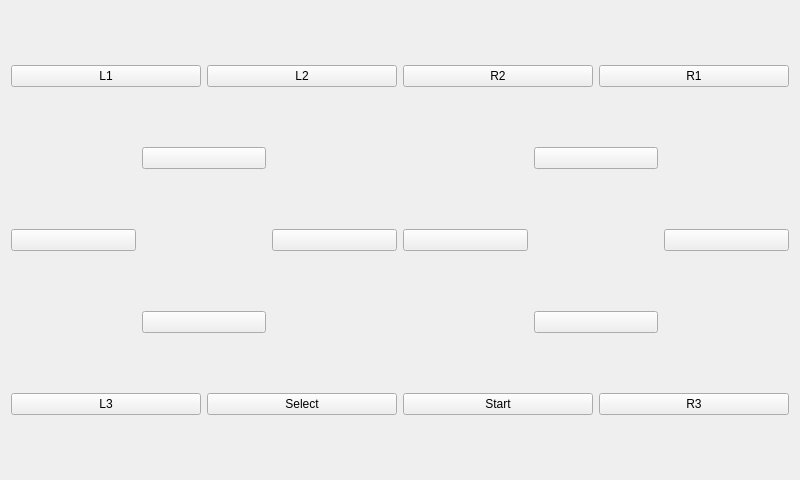
<?xml version="1.0" encoding="UTF-8"?>
<ui version="4.0">
 <class>PIRPlaystationForm</class>
 <widget class="QWidget" name="PIRPlaystationForm">
  <property name="geometry">
   <rect>
    <x>0</x>
    <y>0</y>
    <width>800</width>
    <height>480</height>
   </rect>
  </property>
  <property name="windowTitle">
   <string>Form</string>
  </property>
  <layout class="QGridLayout" name="gridLayout">
   <item row="7" column="0" colspan="6">
    <layout class="QHBoxLayout" name="horizontalLayout_2">
     <item>
      <widget class="QPushButton" name="l3Button">
       <property name="text">
        <string>L3</string>
       </property>
      </widget>
     </item>
     <item>
      <widget class="QPushButton" name="selectButton">
       <property name="text">
        <string>Select</string>
       </property>
      </widget>
     </item>
     <item>
      <widget class="QPushButton" name="startButton">
       <property name="text">
        <string>Start</string>
       </property>
      </widget>
     </item>
     <item>
      <widget class="QPushButton" name="r3Button">
       <property name="text">
        <string>R3</string>
       </property>
      </widget>
     </item>
    </layout>
   </item>
   <item row="4" column="0">
    <widget class="QPushButton" name="leftButton">
     <property name="text">
      <string/>
     </property>
     <property name="icon">
      <iconset resource="../PierogiResources.qrc">
       <normaloff>:/icons/br_prev_icon&amp;48.png</normaloff>:/icons/br_prev_icon&amp;48.png</iconset>
     </property>
     <property name="iconSize">
      <size>
       <width>48</width>
       <height>48</height>
      </size>
     </property>
    </widget>
   </item>
   <item row="3" column="1">
    <widget class="QPushButton" name="upButton">
     <property name="text">
      <string/>
     </property>
     <property name="icon">
      <iconset resource="../PierogiResources.qrc">
       <normaloff>:/icons/br_up_icon&amp;48.png</normaloff>:/icons/br_up_icon&amp;48.png</iconset>
     </property>
     <property name="iconSize">
      <size>
       <width>64</width>
       <height>64</height>
      </size>
     </property>
    </widget>
   </item>
   <item row="6" column="1">
    <widget class="QPushButton" name="downButton">
     <property name="text">
      <string/>
     </property>
     <property name="icon">
      <iconset resource="../PierogiResources.qrc">
       <normaloff>:/icons/br_down_icon&amp;48.png</normaloff>:/icons/br_down_icon&amp;48.png</iconset>
     </property>
     <property name="iconSize">
      <size>
       <width>64</width>
       <height>64</height>
      </size>
     </property>
    </widget>
   </item>
   <item row="4" column="2">
    <widget class="QPushButton" name="rightButton">
     <property name="text">
      <string/>
     </property>
     <property name="icon">
      <iconset resource="../PierogiResources.qrc">
       <normaloff>:/icons/br_next_icon&amp;48.png</normaloff>:/icons/br_next_icon&amp;48.png</iconset>
     </property>
     <property name="iconSize">
      <size>
       <width>48</width>
       <height>48</height>
      </size>
     </property>
    </widget>
   </item>
   <item row="0" column="0" colspan="6">
    <layout class="QHBoxLayout" name="horizontalLayout">
     <item>
      <widget class="QPushButton" name="l1Button">
       <property name="text">
        <string>L1</string>
       </property>
      </widget>
     </item>
     <item>
      <widget class="QPushButton" name="l2Button">
       <property name="text">
        <string>L2</string>
       </property>
      </widget>
     </item>
     <item>
      <widget class="QPushButton" name="r2Button">
       <property name="text">
        <string>R2</string>
       </property>
      </widget>
     </item>
     <item>
      <widget class="QPushButton" name="r1Button">
       <property name="text">
        <string>R1</string>
       </property>
      </widget>
     </item>
    </layout>
   </item>
   <item row="4" column="3">
    <widget class="QPushButton" name="squareButton">
     <property name="icon">
      <iconset resource="../PierogiResources.qrc">
       <normaloff>:/icons/PSSquare.png</normaloff>:/icons/PSSquare.png</iconset>
     </property>
     <property name="iconSize">
      <size>
       <width>48</width>
       <height>48</height>
      </size>
     </property>
    </widget>
   </item>
   <item row="3" column="4">
    <widget class="QPushButton" name="triangleButton">
     <property name="icon">
      <iconset resource="../PierogiResources.qrc">
       <normaloff>:/icons/PSTriangle.png</normaloff>:/icons/PSTriangle.png</iconset>
     </property>
     <property name="iconSize">
      <size>
       <width>48</width>
       <height>48</height>
      </size>
     </property>
    </widget>
   </item>
   <item row="6" column="4">
    <widget class="QPushButton" name="crossButton">
     <property name="text">
      <string/>
     </property>
     <property name="icon">
      <iconset resource="../PierogiResources.qrc">
       <normaloff>:/icons/PSCross.png</normaloff>:/icons/PSCross.png</iconset>
     </property>
     <property name="iconSize">
      <size>
       <width>48</width>
       <height>48</height>
      </size>
     </property>
    </widget>
   </item>
   <item row="4" column="5">
    <widget class="QPushButton" name="circleButton">
     <property name="text">
      <string/>
     </property>
     <property name="icon">
      <iconset resource="../PierogiResources.qrc">
       <normaloff>:/icons/PSCircle.png</normaloff>:/icons/PSCircle.png</iconset>
     </property>
     <property name="iconSize">
      <size>
       <width>48</width>
       <height>48</height>
      </size>
     </property>
    </widget>
   </item>
  </layout>
 </widget>
 <resources>
  <include location="../PierogiResources.qrc"/>
 </resources>
 <connections>
  <connection>
   <sender>PIRPlaystationForm</sender>
   <signal>selectEnabled(bool)</signal>
   <receiver>selectButton</receiver>
   <slot>setEnabled(bool)</slot>
   <hints>
    <hint type="sourcelabel">
     <x>399</x>
     <y>239</y>
    </hint>
    <hint type="destinationlabel">
     <x>302</x>
     <y>423</y>
    </hint>
   </hints>
  </connection>
  <connection>
   <sender>PIRPlaystationForm</sender>
   <signal>startEnabled(bool)</signal>
   <receiver>startButton</receiver>
   <slot>setEnabled(bool)</slot>
   <hints>
    <hint type="sourcelabel">
     <x>399</x>
     <y>239</y>
    </hint>
    <hint type="destinationlabel">
     <x>497</x>
     <y>423</y>
    </hint>
   </hints>
  </connection>
  <connection>
   <sender>PIRPlaystationForm</sender>
   <signal>l1Enabled(bool)</signal>
   <receiver>l1Button</receiver>
   <slot>setEnabled(bool)</slot>
   <hints>
    <hint type="sourcelabel">
     <x>399</x>
     <y>239</y>
    </hint>
    <hint type="destinationlabel">
     <x>108</x>
     <y>55</y>
    </hint>
   </hints>
  </connection>
  <connection>
   <sender>PIRPlaystationForm</sender>
   <signal>l2Enabled(bool)</signal>
   <receiver>l2Button</receiver>
   <slot>setEnabled(bool)</slot>
   <hints>
    <hint type="sourcelabel">
     <x>399</x>
     <y>239</y>
    </hint>
    <hint type="destinationlabel">
     <x>302</x>
     <y>55</y>
    </hint>
   </hints>
  </connection>
  <connection>
   <sender>PIRPlaystationForm</sender>
   <signal>l3Enabled(bool)</signal>
   <receiver>l3Button</receiver>
   <slot>setEnabled(bool)</slot>
   <hints>
    <hint type="sourcelabel">
     <x>399</x>
     <y>239</y>
    </hint>
    <hint type="destinationlabel">
     <x>108</x>
     <y>423</y>
    </hint>
   </hints>
  </connection>
  <connection>
   <sender>PIRPlaystationForm</sender>
   <signal>r1Enabled(bool)</signal>
   <receiver>r1Button</receiver>
   <slot>setEnabled(bool)</slot>
   <hints>
    <hint type="sourcelabel">
     <x>399</x>
     <y>239</y>
    </hint>
    <hint type="destinationlabel">
     <x>691</x>
     <y>55</y>
    </hint>
   </hints>
  </connection>
  <connection>
   <sender>PIRPlaystationForm</sender>
   <signal>r2Enabled(bool)</signal>
   <receiver>r2Button</receiver>
   <slot>setEnabled(bool)</slot>
   <hints>
    <hint type="sourcelabel">
     <x>399</x>
     <y>239</y>
    </hint>
    <hint type="destinationlabel">
     <x>497</x>
     <y>55</y>
    </hint>
   </hints>
  </connection>
  <connection>
   <sender>PIRPlaystationForm</sender>
   <signal>r3Enabled(bool)</signal>
   <receiver>r3Button</receiver>
   <slot>setEnabled(bool)</slot>
   <hints>
    <hint type="sourcelabel">
     <x>399</x>
     <y>239</y>
    </hint>
    <hint type="destinationlabel">
     <x>691</x>
     <y>423</y>
    </hint>
   </hints>
  </connection>
  <connection>
   <sender>PIRPlaystationForm</sender>
   <signal>upEnabled(bool)</signal>
   <receiver>upButton</receiver>
   <slot>setEnabled(bool)</slot>
   <hints>
    <hint type="sourcelabel">
     <x>399</x>
     <y>239</y>
    </hint>
    <hint type="destinationlabel">
     <x>202</x>
     <y>155</y>
    </hint>
   </hints>
  </connection>
  <connection>
   <sender>PIRPlaystationForm</sender>
   <signal>downEnabled(bool)</signal>
   <receiver>downButton</receiver>
   <slot>setEnabled(bool)</slot>
   <hints>
    <hint type="sourcelabel">
     <x>399</x>
     <y>239</y>
    </hint>
    <hint type="destinationlabel">
     <x>202</x>
     <y>327</y>
    </hint>
   </hints>
  </connection>
  <connection>
   <sender>PIRPlaystationForm</sender>
   <signal>leftEnabled(bool)</signal>
   <receiver>leftButton</receiver>
   <slot>setEnabled(bool)</slot>
   <hints>
    <hint type="sourcelabel">
     <x>399</x>
     <y>239</y>
    </hint>
    <hint type="destinationlabel">
     <x>70</x>
     <y>241</y>
    </hint>
   </hints>
  </connection>
  <connection>
   <sender>PIRPlaystationForm</sender>
   <signal>rightEnabled(bool)</signal>
   <receiver>rightButton</receiver>
   <slot>setEnabled(bool)</slot>
   <hints>
    <hint type="sourcelabel">
     <x>399</x>
     <y>239</y>
    </hint>
    <hint type="destinationlabel">
     <x>333</x>
     <y>241</y>
    </hint>
   </hints>
  </connection>
  <connection>
   <sender>PIRPlaystationForm</sender>
   <signal>triangleEnabled(bool)</signal>
   <receiver>triangleButton</receiver>
   <slot>setEnabled(bool)</slot>
   <hints>
    <hint type="sourcelabel">
     <x>399</x>
     <y>239</y>
    </hint>
    <hint type="destinationlabel">
     <x>597</x>
     <y>155</y>
    </hint>
   </hints>
  </connection>
  <connection>
   <sender>PIRPlaystationForm</sender>
   <signal>crossEnabled(bool)</signal>
   <receiver>crossButton</receiver>
   <slot>setEnabled(bool)</slot>
   <hints>
    <hint type="sourcelabel">
     <x>399</x>
     <y>239</y>
    </hint>
    <hint type="destinationlabel">
     <x>597</x>
     <y>327</y>
    </hint>
   </hints>
  </connection>
  <connection>
   <sender>PIRPlaystationForm</sender>
   <signal>squareEnabled(bool)</signal>
   <receiver>squareButton</receiver>
   <slot>setEnabled(bool)</slot>
   <hints>
    <hint type="sourcelabel">
     <x>399</x>
     <y>239</y>
    </hint>
    <hint type="destinationlabel">
     <x>465</x>
     <y>241</y>
    </hint>
   </hints>
  </connection>
  <connection>
   <sender>PIRPlaystationForm</sender>
   <signal>circleEnabled(bool)</signal>
   <receiver>circleButton</receiver>
   <slot>setEnabled(bool)</slot>
   <hints>
    <hint type="sourcelabel">
     <x>399</x>
     <y>239</y>
    </hint>
    <hint type="destinationlabel">
     <x>728</x>
     <y>241</y>
    </hint>
   </hints>
  </connection>
 </connections>
 <slots>
  <signal>selectEnabled(bool)</signal>
  <signal>startEnabled(bool)</signal>
  <signal>l1Enabled(bool)</signal>
  <signal>l2Enabled(bool)</signal>
  <signal>l3Enabled(bool)</signal>
  <signal>r1Enabled(bool)</signal>
  <signal>r2Enabled(bool)</signal>
  <signal>r3Enabled(bool)</signal>
  <signal>upEnabled(bool)</signal>
  <signal>downEnabled(bool)</signal>
  <signal>leftEnabled(bool)</signal>
  <signal>rightEnabled(bool)</signal>
  <signal>triangleEnabled(bool)</signal>
  <signal>crossEnabled(bool)</signal>
  <signal>squareEnabled(bool)</signal>
  <signal>circleEnabled(bool)</signal>
 </slots>
</ui>
